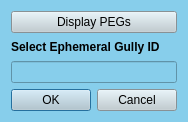
<?xml version="1.0" encoding="UTF-8"?>
<ui version="4.0">
 <class>MapDialog</class>
 <widget class="QDialog" name="MapDialog">
  <property name="geometry">
   <rect>
    <x>0</x>
    <y>0</y>
    <width>174</width>
    <height>122</height>
   </rect>
  </property>
  <property name="windowTitle">
   <string>Dialog</string>
  </property>
  <property name="styleSheet">
   <string notr="true">background-color: #87CEEB;</string>
  </property>
  <layout class="QGridLayout" name="gridLayout">
   <item row="0" column="0">
    <widget class="QPushButton" name="pushButton">
     <property name="styleSheet">
      <string notr="true">background-color: #becbd1;</string>
     </property>
     <property name="text">
      <string>Display PEGs</string>
     </property>
    </widget>
   </item>
   <item row="1" column="0">
    <widget class="QLabel" name="label">
     <property name="font">
      <font>
       <weight>75</weight>
       <bold>true</bold>
      </font>
     </property>
     <property name="text">
      <string>Select Ephemeral Gully ID</string>
     </property>
    </widget>
   </item>
   <item row="2" column="0">
    <widget class="QLineEdit" name="lineEdit"/>
   </item>
   <item row="3" column="0">
    <widget class="QDialogButtonBox" name="buttonBox">
     <property name="styleSheet">
      <string notr="true">background-color: #becbd1;</string>
     </property>
     <property name="orientation">
      <enum>Qt::Horizontal</enum>
     </property>
     <property name="standardButtons">
      <set>QDialogButtonBox::Cancel|QDialogButtonBox::Ok</set>
     </property>
    </widget>
   </item>
  </layout>
 </widget>
 <resources/>
 <connections>
  <connection>
   <sender>buttonBox</sender>
   <signal>accepted()</signal>
   <receiver>MapDialog</receiver>
   <slot>accept()</slot>
   <hints>
    <hint type="sourcelabel">
     <x>248</x>
     <y>254</y>
    </hint>
    <hint type="destinationlabel">
     <x>157</x>
     <y>274</y>
    </hint>
   </hints>
  </connection>
  <connection>
   <sender>buttonBox</sender>
   <signal>rejected()</signal>
   <receiver>MapDialog</receiver>
   <slot>reject()</slot>
   <hints>
    <hint type="sourcelabel">
     <x>316</x>
     <y>260</y>
    </hint>
    <hint type="destinationlabel">
     <x>286</x>
     <y>274</y>
    </hint>
   </hints>
  </connection>
 </connections>
</ui>
